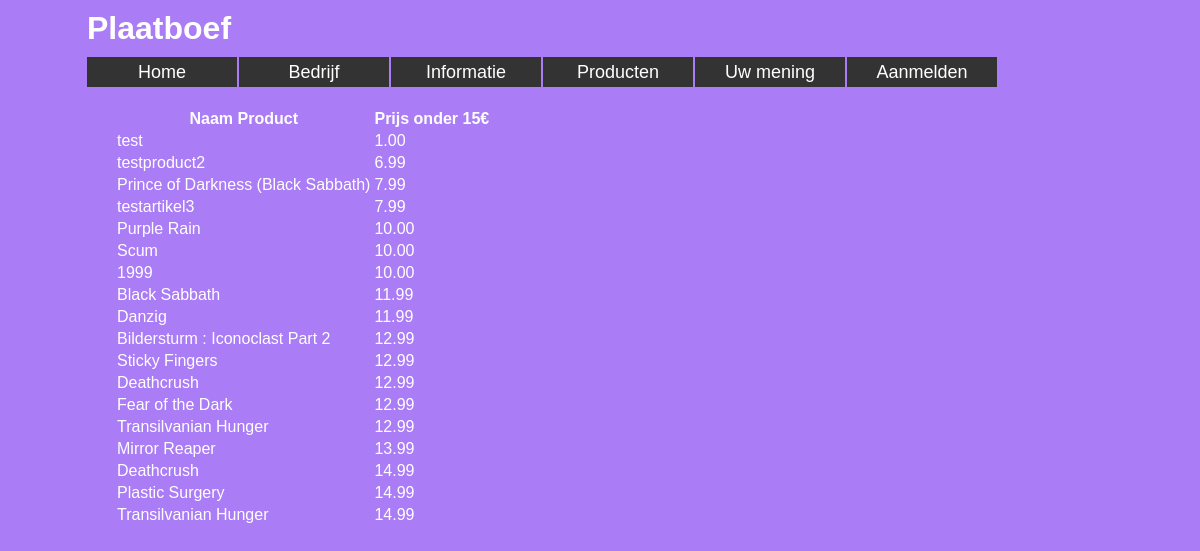
Page /infprodlaagprijs.php on the committed database.
### tables this page shows
CREATE TABLE `product` (
  `idproduct` int(5) NOT NULL,
  `typeid` int(5) NOT NULL,
  `stockquantity` int(6) NOT NULL,
  `price` decimal(7,2) NOT NULL,
  `imageref` varchar(60) NOT NULL,
  `prodname` varchar(55) NOT NULL,
  `proddesc` varchar(120) NOT NULL
);

### infprodlaagprijs.php (the view, shortened to what this page needs)
<!DOCTYPE html>
<html lang="nl">
<head>
  <link rel="stylesheet" type="text/css" href="company.css">
</head>
<body>
<header>
		<h1>Plaatboef</h1>
	</header>
  <main>
    <section class="phonephp">
      <?php
     require_once("dbconnect.php");
     $query = $db->prepare("SELECT * FROM product WHERE price  < 15 ORDER BY price");
     $query->execute();
     if($query->rowCount()>0) {
       $resultq = $query->fetchAll(PDO::FETCH_ASSOC);
      echo "<table>";
      echo "<thead><th>Naam Product</th><th>Prijs onder 15€</th></thead>";
      echo "<tbody>";
      foreach ($resultq as $data) {
         echo "<tr>";
         echo "<td>".$data["prodname"]."</td>";
         echo "<td>".$data["price"]."</td>";
         echo "</tr>";
      }
      echo "</tbody>";
      echo "</table>";
      }
    ?>
    </section>
  </main>
</body>
</html>

### company.css (style rules this page uses)
article, aside, footer, header, main, nav, section { display: block; }
html, body, h1, h2, h3, ul, li, a, p, article, aside, footer, header, main, nav, section { padding: 0; margin: 0; }
body { width:90%; margin: 0 auto; background-color:rgb(170, 124, 245); font-family: Arial; color: rgb(255, 255, 255); }
header { width:95%; margin: 0 auto; padding: 10px; }
main { clear: both; width: 90%; margin: 40px auto; }
nav { margin: 10px auto; }
nav ul { margin: 0px; padding: 0px; list-style: none; }
nav ul li { float: left; width: 150px; height: 30px; background-color: rgb(51, 51, 51); line-height: 30px; text-align: center; font-size: 18px; margin-right: 2px; transition: all 0.5s ease; }
nav ul li a { text-decoration: none; color: rgb(255, 255, 255); display: block; }

### rows in the picture
product: prodname "test", price "1.00"
product: prodname "testproduct2", price "6.99"
product: prodname "Prince of Darkness (Black Sabbath)", price "7.99"
product: prodname "testartikel3", price "7.99"
product: prodname "Purple Rain", price "10.00"
product: prodname "Scum", price "10.00"
product: prodname "1999", price "10.00"
product: prodname "Black Sabbath", price "11.99"
product: prodname "Danzig", price "11.99"
product: prodname "Bildersturm : Iconoclast Part 2", price "12.99"
product: prodname "Sticky Fingers", price "12.99"
product: prodname "Deathcrush", price "12.99"
product: prodname "Fear of the Dark", price "12.99"
product: prodname "Transilvanian Hunger", price "12.99"
product: prodname "Mirror Reaper", price "13.99"
product: prodname "Deathcrush", price "14.99"
product: prodname "Plastic Surgery", price "14.99"
product: prodname "Transilvanian Hunger", price "14.99"
